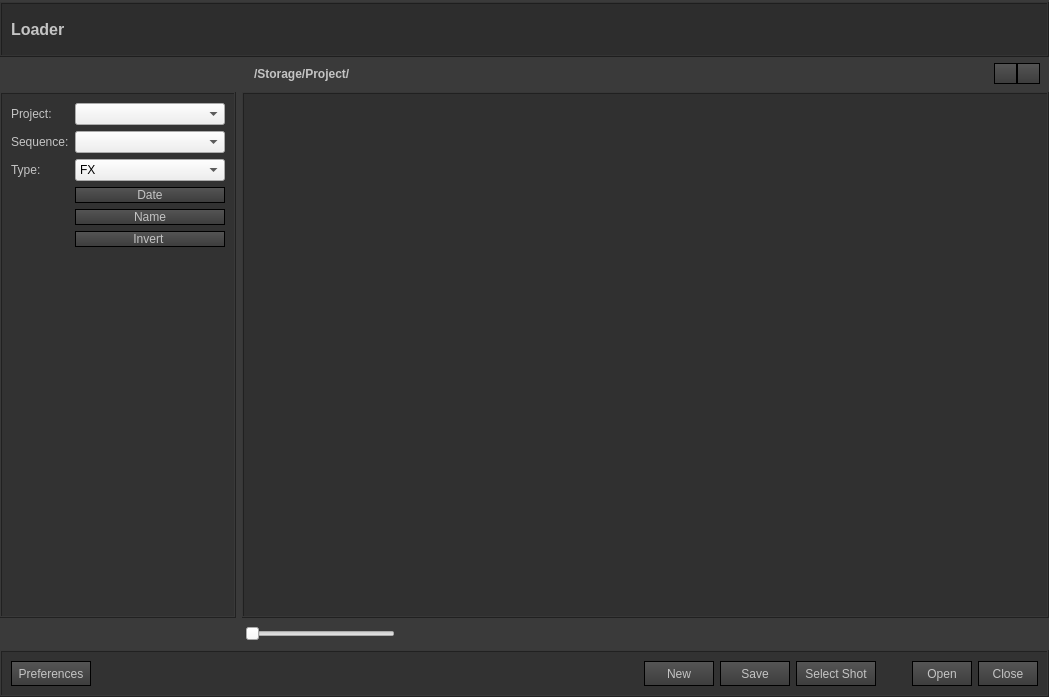
<?xml version="1.0" encoding="UTF-8"?>
<ui version="4.0">
 <class>FileManager</class>
 <widget class="QDialog" name="FileManager">
  <property name="enabled">
   <bool>true</bool>
  </property>
  <property name="geometry">
   <rect>
    <x>0</x>
    <y>0</y>
    <width>1049</width>
    <height>697</height>
   </rect>
  </property>
  <property name="windowTitle">
   <string>File Manager</string>
  </property>
  <property name="styleSheet">
   <string notr="true">QDialog{
background:rgb(58,58,58);
}

QLabel{
color:rgb(196,196,196);
}

QListWidget{
background:rgb(48,48,48);
}

QPushButton{
background:qlineargradient(spread:pad, x1:1, y1:1, x2:1, y2:0, stop:0 rgba(60,60, 60, 255), stop:1 rgba(85, 85, 85, 255));
border:1px solid black;
color:rgb(196,196,196);
}

QPushButton:hover{
background:qlineargradient(spread:pad, x1:1, y1:1, x2:1, y2:0, stop:0 rgba(68,68, 68, 255), stop:1 rgba(93, 93, 93, 255));
border:1px solid black;
color:rgb(196,196,196);
}

QPushButton:pressed{
background:rgb(185,134,32);
border:1px solid black;
color:rgb(196,196,196);
}



</string>
  </property>
  <layout class="QVBoxLayout" name="verticalLayout_2">
   <property name="margin">
    <number>0</number>
   </property>
   <item>
    <widget class="QFrame" name="frame_top">
     <property name="minimumSize">
      <size>
       <width>0</width>
       <height>55</height>
      </size>
     </property>
     <property name="maximumSize">
      <size>
       <width>16777215</width>
       <height>50</height>
      </size>
     </property>
     <property name="styleSheet">
      <string notr="true">QFrame{
background:rgb(45, 45, 45);
}</string>
     </property>
     <property name="frameShape">
      <enum>QFrame::Box</enum>
     </property>
     <property name="frameShadow">
      <enum>QFrame::Raised</enum>
     </property>
     <property name="lineWidth">
      <number>1</number>
     </property>
     <layout class="QHBoxLayout" name="horizontalLayout_4">
      <property name="spacing">
       <number>6</number>
      </property>
      <property name="leftMargin">
       <number>9</number>
      </property>
      <item>
       <widget class="QLabel" name="lb_top">
        <property name="font">
         <font>
          <family>Microsoft YaHei UI</family>
          <pointsize>12</pointsize>
          <weight>75</weight>
          <bold>true</bold>
         </font>
        </property>
        <property name="text">
         <string>Loader</string>
        </property>
       </widget>
      </item>
     </layout>
    </widget>
   </item>
   <item>
    <layout class="QVBoxLayout" name="verticalLayout">
     <item>
      <layout class="QHBoxLayout" name="horizontalLayout">
       <property name="spacing">
        <number>0</number>
       </property>
       <property name="leftMargin">
        <number>9</number>
       </property>
       <property name="topMargin">
        <number>0</number>
       </property>
       <property name="rightMargin">
        <number>9</number>
       </property>
       <property name="bottomMargin">
        <number>0</number>
       </property>
       <item>
        <spacer name="horizontalSpacer_4">
         <property name="orientation">
          <enum>Qt::Horizontal</enum>
         </property>
         <property name="sizeType">
          <enum>QSizePolicy::Minimum</enum>
         </property>
         <property name="sizeHint" stdset="0">
          <size>
           <width>245</width>
           <height>0</height>
          </size>
         </property>
        </spacer>
       </item>
       <item>
        <widget class="QLabel" name="lb_path">
         <property name="minimumSize">
          <size>
           <width>0</width>
           <height>25</height>
          </size>
         </property>
         <property name="maximumSize">
          <size>
           <width>16777215</width>
           <height>25</height>
          </size>
         </property>
         <property name="font">
          <font>
           <weight>75</weight>
           <bold>true</bold>
          </font>
         </property>
         <property name="text">
          <string>/Storage/Project/</string>
         </property>
        </widget>
       </item>
       <item>
        <widget class="QPushButton" name="pb_viewGrid">
         <property name="maximumSize">
          <size>
           <width>23</width>
           <height>21</height>
          </size>
         </property>
         <property name="text">
          <string/>
         </property>
        </widget>
       </item>
       <item>
        <widget class="QPushButton" name="pb_viewLine">
         <property name="maximumSize">
          <size>
           <width>23</width>
           <height>21</height>
          </size>
         </property>
         <property name="text">
          <string/>
         </property>
        </widget>
       </item>
      </layout>
     </item>
     <item>
      <layout class="QHBoxLayout" name="horizontalLayout_3">
       <item>
        <widget class="QFrame" name="frame_left">
         <property name="styleSheet">
          <string notr="true">QFrame{
background:rgb(50, 50, 50);
}</string>
         </property>
         <property name="frameShape">
          <enum>QFrame::Box</enum>
         </property>
         <property name="frameShadow">
          <enum>QFrame::Raised</enum>
         </property>
         <layout class="QGridLayout" name="gridLayout">
          <item row="1" column="0">
           <widget class="QLabel" name="label_sequence">
            <property name="font">
             <font>
              <pointsize>9</pointsize>
             </font>
            </property>
            <property name="text">
             <string>Sequence:</string>
            </property>
           </widget>
          </item>
          <item row="0" column="0">
           <widget class="QLabel" name="label_project">
            <property name="font">
             <font>
              <pointsize>9</pointsize>
             </font>
            </property>
            <property name="text">
             <string>Project:</string>
            </property>
           </widget>
          </item>
          <item row="0" column="1">
           <widget class="QComboBox" name="cbox_project">
            <property name="minimumSize">
             <size>
              <width>150</width>
              <height>0</height>
             </size>
            </property>
           </widget>
          </item>
          <item row="1" column="1">
           <widget class="QComboBox" name="cbox_sequence">
            <property name="enabled">
             <bool>true</bool>
            </property>
            <property name="minimumSize">
             <size>
              <width>100</width>
              <height>0</height>
             </size>
            </property>
           </widget>
          </item>
          <item row="2" column="0">
           <widget class="QLabel" name="label_type">
            <property name="font">
             <font>
              <pointsize>9</pointsize>
             </font>
            </property>
            <property name="text">
             <string>Type:</string>
            </property>
           </widget>
          </item>
          <item row="2" column="1">
           <widget class="QComboBox" name="cbox_type">
            <property name="minimumSize">
             <size>
              <width>100</width>
              <height>0</height>
             </size>
            </property>
            <item>
             <property name="text">
              <string>FX</string>
             </property>
            </item>
            <item>
             <property name="text">
              <string>LIGHTING</string>
             </property>
            </item>
            <item>
             <property name="text">
              <string>ANIMATION</string>
             </property>
            </item>
            <item>
             <property name="text">
              <string>MODELING</string>
             </property>
            </item>
           </widget>
          </item>
          <item row="6" column="1">
           <spacer name="verticalSpacer">
            <property name="orientation">
             <enum>Qt::Vertical</enum>
            </property>
            <property name="sizeHint" stdset="0">
             <size>
              <width>20</width>
              <height>40</height>
             </size>
            </property>
           </spacer>
          </item>
          <item row="4" column="1">
           <widget class="QPushButton" name="pb_byname">
            <property name="text">
             <string>Name</string>
            </property>
           </widget>
          </item>
          <item row="3" column="1">
           <widget class="QPushButton" name="pb_bydate">
            <property name="text">
             <string>Date</string>
            </property>
           </widget>
          </item>
          <item row="5" column="1">
           <widget class="QPushButton" name="pb_reverse">
            <property name="text">
             <string>Invert </string>
            </property>
           </widget>
          </item>
         </layout>
        </widget>
       </item>
       <item>
        <widget class="QListWidget" name="listWidget_files">
         <property name="frameShape">
          <enum>QFrame::Box</enum>
         </property>
         <property name="frameShadow">
          <enum>QFrame::Raised</enum>
         </property>
         <property name="verticalScrollMode">
          <enum>QAbstractItemView::ScrollPerPixel</enum>
         </property>
         <property name="horizontalScrollMode">
          <enum>QAbstractItemView::ScrollPerPixel</enum>
         </property>
         <property name="movement">
          <enum>QListView::Static</enum>
         </property>
         <property name="flow">
          <enum>QListView::LeftToRight</enum>
         </property>
         <property name="isWrapping" stdset="0">
          <bool>true</bool>
         </property>
         <property name="resizeMode">
          <enum>QListView::Adjust</enum>
         </property>
         <property name="layoutMode">
          <enum>QListView::Batched</enum>
         </property>
         <property name="spacing">
          <number>23</number>
         </property>
         <property name="viewMode">
          <enum>QListView::ListMode</enum>
         </property>
         <property name="modelColumn">
          <number>0</number>
         </property>
         <property name="uniformItemSizes">
          <bool>false</bool>
         </property>
         <property name="wordWrap">
          <bool>false</bool>
         </property>
        </widget>
       </item>
      </layout>
     </item>
     <item>
      <layout class="QHBoxLayout" name="horizontalLayout_2">
       <item>
        <spacer name="horizontalSpacer_3">
         <property name="orientation">
          <enum>Qt::Horizontal</enum>
         </property>
         <property name="sizeType">
          <enum>QSizePolicy::Minimum</enum>
         </property>
         <property name="sizeHint" stdset="0">
          <size>
           <width>245</width>
           <height>20</height>
          </size>
         </property>
        </spacer>
       </item>
       <item>
        <widget class="QSlider" name="h_slider_zoomView">
         <property name="minimumSize">
          <size>
           <width>150</width>
           <height>0</height>
          </size>
         </property>
         <property name="maximumSize">
          <size>
           <width>150</width>
           <height>16777215</height>
          </size>
         </property>
         <property name="orientation">
          <enum>Qt::Horizontal</enum>
         </property>
        </widget>
       </item>
       <item>
        <spacer name="horizontalSpacer_2">
         <property name="orientation">
          <enum>Qt::Horizontal</enum>
         </property>
         <property name="sizeHint" stdset="0">
          <size>
           <width>408</width>
           <height>10</height>
          </size>
         </property>
        </spacer>
       </item>
      </layout>
     </item>
    </layout>
   </item>
   <item>
    <widget class="QFrame" name="frame_bottom">
     <property name="styleSheet">
      <string notr="true">QFrame{
background:rgb(50, 50, 50);
}</string>
     </property>
     <property name="frameShape">
      <enum>QFrame::Box</enum>
     </property>
     <property name="frameShadow">
      <enum>QFrame::Raised</enum>
     </property>
     <layout class="QHBoxLayout" name="horizontalLayout_5">
      <item>
       <widget class="QPushButton" name="pb_pref">
        <property name="minimumSize">
         <size>
          <width>80</width>
          <height>25</height>
         </size>
        </property>
        <property name="text">
         <string>Preferences</string>
        </property>
       </widget>
      </item>
      <item>
       <spacer name="horizontalSpacer">
        <property name="orientation">
         <enum>Qt::Horizontal</enum>
        </property>
        <property name="sizeHint" stdset="0">
         <size>
          <width>460</width>
          <height>20</height>
         </size>
        </property>
       </spacer>
      </item>
      <item>
       <widget class="QPushButton" name="pb_new">
        <property name="minimumSize">
         <size>
          <width>70</width>
          <height>25</height>
         </size>
        </property>
        <property name="text">
         <string>New</string>
        </property>
       </widget>
      </item>
      <item>
       <widget class="QPushButton" name="pb_save">
        <property name="minimumSize">
         <size>
          <width>70</width>
          <height>25</height>
         </size>
        </property>
        <property name="text">
         <string>Save</string>
        </property>
       </widget>
      </item>
      <item>
       <widget class="QPushButton" name="pb_select_shot">
        <property name="minimumSize">
         <size>
          <width>80</width>
          <height>25</height>
         </size>
        </property>
        <property name="text">
         <string>Select Shot</string>
        </property>
       </widget>
      </item>
      <item>
       <spacer name="horizontalSpacer_5">
        <property name="orientation">
         <enum>Qt::Horizontal</enum>
        </property>
        <property name="sizeType">
         <enum>QSizePolicy::Minimum</enum>
        </property>
        <property name="sizeHint" stdset="0">
         <size>
          <width>30</width>
          <height>20</height>
         </size>
        </property>
       </spacer>
      </item>
      <item>
       <widget class="QPushButton" name="pb_open">
        <property name="minimumSize">
         <size>
          <width>60</width>
          <height>25</height>
         </size>
        </property>
        <property name="text">
         <string>Open</string>
        </property>
       </widget>
      </item>
      <item>
       <widget class="QPushButton" name="pb_close">
        <property name="minimumSize">
         <size>
          <width>60</width>
          <height>25</height>
         </size>
        </property>
        <property name="text">
         <string>Close</string>
        </property>
       </widget>
      </item>
     </layout>
    </widget>
   </item>
  </layout>
 </widget>
 <resources>
  <include location="icons/icons_v002.qrc"/>
 </resources>
 <connections/>
</ui>
